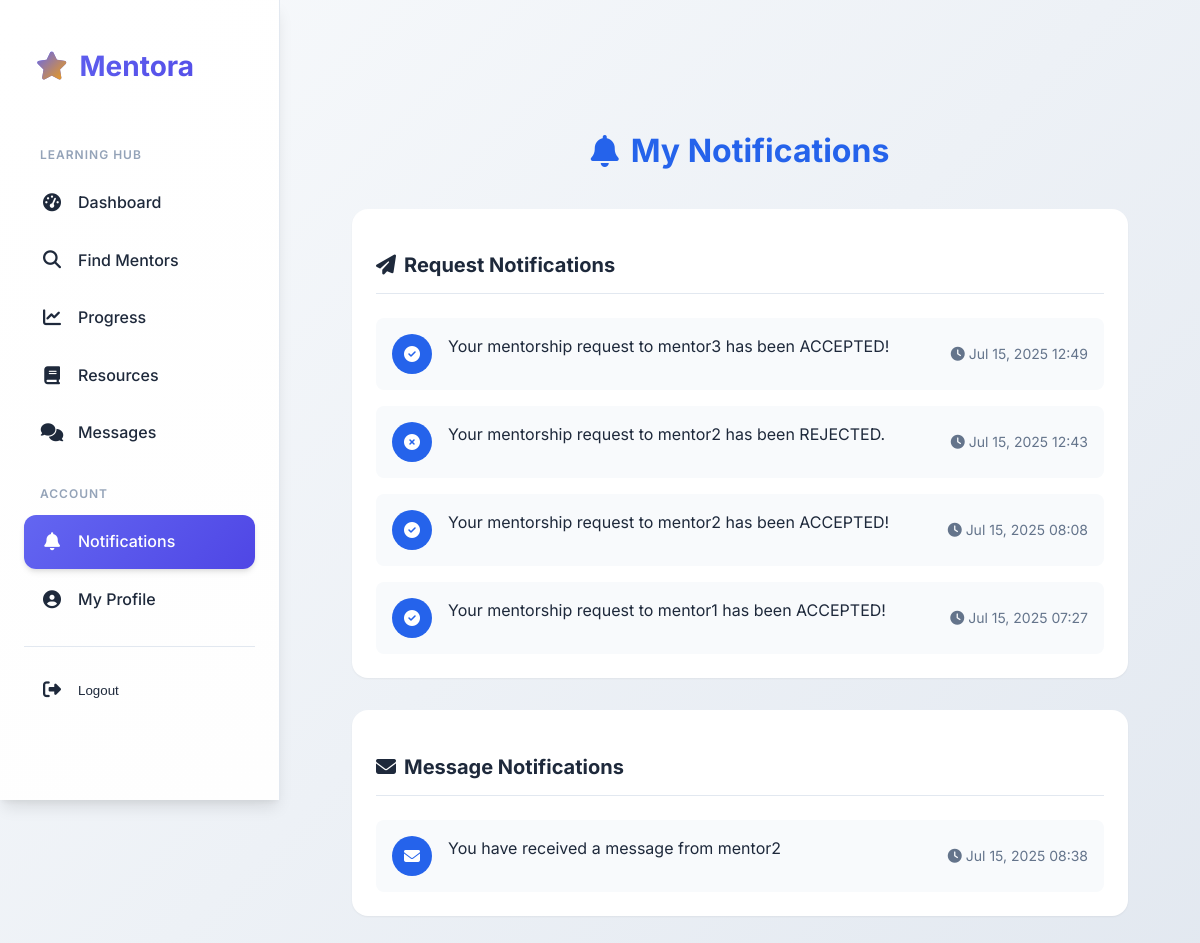
/mentors/my-notifications/ (signed in), run on the app's committed database.
### mentorship/models.py (models this page shows, shortened)
class Notification(models.Model):
    recipient = models.ForeignKey(User, on_delete=models.CASCADE, related_name='notifications')
    message = models.TextField()
    TYPE_CHOICES = [
        ('NEW_REQUEST', 'New Mentorship Request'),
        ('REQUEST_ACCEPTED', 'Mentorship Request Accepted'),
        ('REQUEST_REJECTED', 'Mentorship Request Rejected'),
        ('GENERAL', 'General Message'),
    ]
    notification_type = models.CharField(
        max_length=20,
        choices=TYPE_CHOICES,
        default='GENERAL',
    )
    created_at = models.DateTimeField(auto_now_add=True)
    is_read = models.BooleanField(default=False)
    related_request = models.ForeignKey(
        MentorshipRequest,
        on_delete=models.SET_NULL,
        null=True,
        blank=True,
        related_name='notifications'
    )

### mentorship/views.py (the view)
# urls.py: path('my-notifications/', views.my_notifications, name='my_notifications'),
@login_required # Only logged-in users can see their notifications
def my_notifications(request):
    notifications = Notification.objects.filter(recipient=request.user).order_by('-created_at')
    request_notifications = notifications.filter(notification_type__in=['NEW_REQUEST', 'REQUEST_ACCEPTED', 'REQUEST_REJECTED'])
    message_notifications = notifications.exclude(notification_type__in=['NEW_REQUEST', 'REQUEST_ACCEPTED', 'REQUEST_REJECTED'])
    unread_notifications = notifications.filter(is_read=False)
    if unread_notifications.exists(): # Only update if there are actual unread messages
        unread_notifications.update(is_read=True)
    context = {
        'request_notifications': request_notifications,
        'message_notifications': message_notifications,
    }
    return render(request, 'mentorship/my_notifications.html', context)

### mentorship/templatetags/notification_extras.py (called while the page is built)
@register.inclusion_tag('mentorship/notification_badge.html', takes_context=True)
def notification_badge(context):
    request = context['request']
    if request.user.is_authenticated:
        unread_count = Notification.objects.filter(recipient=request.user, is_read=False).count()
        return {'unread_count': unread_count}
    return {'unread_count': 0} # Return 0 if not authenticated

### mentorship/templates/mentorship/my_notifications.html (shortened to what this page needs)
{% extends 'mentorship/base.html' %}
{% block content %}
<div class="notifications-container">
    <header class="notifications-header">
        <h1>
            <i class="fas fa-bell"></i>
            My Notifications
        </h1>
    </header>
    <div class="notification-categories">
        <div class="notification-category">
            <h2><i class="fas fa-paper-plane"></i> Request Notifications</h2>
            {% if request_notifications %}
                <div class="notification-list">
                    {% for notification in request_notifications %}
                        <a href="{% url 'communication:index' %}" class="notification-item {% if not notification.is_read %}unread{% endif %}">
                            <div class="notification-icon">
                                {% if notification.notification_type == 'NEW_REQUEST' %}
                                    <i class="fas fa-user-plus"></i>
                                {% elif notification.notification_type == 'REQUEST_ACCEPTED' %}
                                    <i class="fas fa-check-circle"></i>
                                {% elif notification.notification_type == 'REQUEST_REJECTED' %}
                                    <i class="fas fa-times-circle"></i>
                                {% else %}
                                    <i class="fas fa-bell"></i>
                                {% endif %}
                            </div>
                            <div class="notification-content">
                                <p>{{ notification.message }}</p>
                            </div>
                            <div class="notification-timestamp">
                                <i class="fas fa-clock"></i>
                                {{ notification.created_at|date:"M d, Y H:i" }}
                            </div>
                        </a>
                    {% endfor %}
                </div>
            {% else %}
                <div class="empty-state">
                    <i class="fas fa-inbox"></i>
                    <p>No request notifications at this time.</p>
                </div>
            {% endif %}
        </div>
        <div class="notification-category">
            <h2><i class="fas fa-envelope"></i> Message Notifications</h2>
            {% if message_notifications %}
                <div class="notification-list">
                    {% for notification in message_notifications %}
                        <a href="{% url 'mark_notification_read_and_redirect' notification_pk=notification.pk %}"
                           class="notification-item {% if not notification.is_read %}unread{% endif %}">
                            <div class="notification-icon">
                                <i class="fas fa-envelope"></i>
                            </div>
                            <div class="notification-content">
                                <p>{{ notification.message }}</p>
                            </div>
                            <div class="notification-timestamp">
                                <i class="fas fa-clock"></i>
                                {{ notification.created_at|date:"M d, Y H:i" }}
                            </div>
                        </a>
                    {% endfor %}
                </div>
            {% else %}
                <div class="empty-state">
                    <i class="fas fa-inbox"></i>
                    <p>No message notifications at this time.</p>
                </div>
            {% endif %}
        </div>
    </div>
</div>
{% endblock %}

### mentorship/templates/mentorship/base.html (style rules this page uses)
:root { --primary-color: #6366f1; --primary-dark: #4f46e5; --primary-light: #a5b4fc; --secondary-color: #64748b; --accent-color: #f59e0b; --background-light: #f8fafc; --background-dark: #0f172a; --surface: #ffffff; --surface-hover: #f1f5f9; --text-dark: #1e293b; --text-light: #64748b; --text-muted: #94a3b8; --border: #e2e8f0; --border-dark: #334155; --success: #10b981; --error: #ef4444; --warning: #f59e0b; --info: #3b82f6; --shadow-sm: 0 1px 2px 0 rgb(0 0 0 / 0.05); --shadow-md: 0 4px 6px -1px rgb(0 0 0 / 0.1), 0 2px 4px -1px rgb(0 0 0 / 0.06); --shadow-lg: 0 10px 15px -3px rgb(0 0 0 / 0.1), 0 4px 6px -2px rgb(0 0 0 / 0.05); --transition: all 0.3s cubic-bezier(0.4, 0, 0.2, 1); --border-radius: 12px; --sidebar-width: 280px; }
* { box-sizing: border-box; }
body { font-family: 'Inter', -apple-system, BlinkMacSystemFont, sans-serif; margin: 0; padding: 0; background: linear-gradient(135deg, #f8fafc 0%, #e2e8f0 100%); color: #1e293b; line-height: 1.6; display: flex; min-height: 100vh; font-weight: 400; }
html { scroll-behavior: smooth; }

### mentorship/templates/mentorship/my_notifications.html (style rules this page uses)
:root { --primary-color: #2563eb; --primary-dark: #1e40af; --secondary-color: #64748b; --accent-color: #f59e0b; --background-light: #f8fafc; --text-dark: #1e293b; --text-light: #64748b; --white: #ffffff; --success: #22c55e; --error: #ef4444; --warning: #f59e0b; --info: #3b82f6; --shadow-sm: 0 1px 2px 0 rgb(0 0 0 / 0.05); --shadow-md: 0 4px 6px -1px rgb(0 0 0 / 0.1); --transition: all 0.3s ease; }
.notifications-container { max-width: 900px; margin: 2rem auto; padding: 2rem; }
.notifications-header { margin-bottom: 2rem; text-align: center; }
.notifications-header h1 { color: var(--primary-color); font-size: 2rem; font-weight: 700; display: flex; align-items: center; justify-content: center; gap: 0.75rem; }
.notification-categories { display: grid; gap: 2rem; }
.notification-category { background: var(--white); border-radius: 1rem; padding: 1.5rem; box-shadow: var(--shadow-sm); }
.notification-category h2 { color: var(--text-dark); font-size: 1.25rem; margin-bottom: 1.5rem; padding-bottom: 0.75rem; border-bottom: 1px solid #e2e8f0; display: flex; align-items: center; gap: 0.5rem; }
.notification-list { display: grid; gap: 1rem; }
.notification-item { display: grid; grid-template-columns: auto 1fr auto; gap: 1rem; padding: 1rem; border-radius: 0.5rem; background: var(--background-light); text-decoration: none; color: var(--text-dark); transition: var(--transition); }
.notification-icon { display: flex; align-items: center; justify-content: center; width: 2.5rem; height: 2.5rem; background: var(--primary-color); color: var(--white); border-radius: 50%; }
.notification-content { display: flex; flex-direction: column; gap: 0.5rem; }
.notification-content p { margin: 0; color: var(--text-dark); }
.notification-timestamp { color: var(--text-light); font-size: 0.875rem; display: flex; align-items: center; gap: 0.25rem; white-space: nowrap; }

### data on the page
Notification: notification_type "REQUEST_ACCEPTED" (drawn), message "Your mentorship request to mentor3 has been ACCEPTED!", created_at "Jul 15, 2025 12:49"
Notification: notification_type "REQUEST_REJECTED" (drawn), message "Your mentorship request to mentor2 has been REJECTED.", created_at "Jul 15, 2025 12:43"
Notification: notification_type "REQUEST_ACCEPTED" (drawn), message "Your mentorship request to mentor2 has been ACCEPTED!", created_at "Jul 15, 2025 08:08"
Notification: notification_type "REQUEST_ACCEPTED" (drawn), message "Your mentorship request to mentor1 has been ACCEPTED!", created_at "Jul 15, 2025 07:27"
Notification: message "You have received a message from mentor2", created_at "Jul 15, 2025 08:38"
